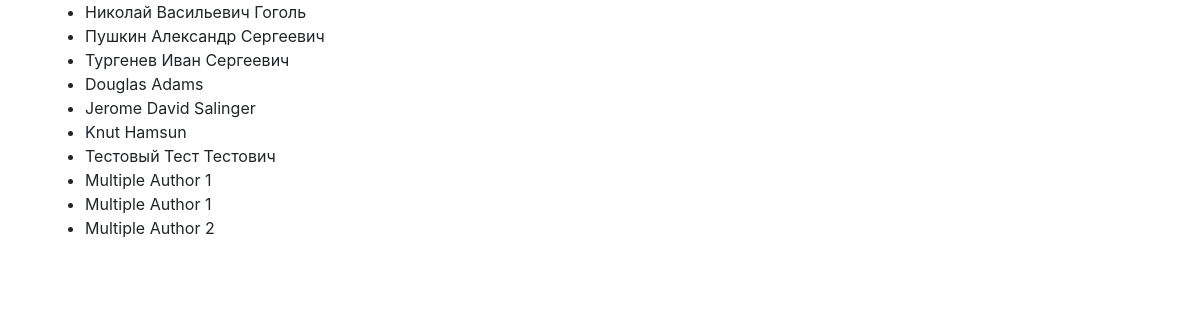
The app's page /authors with its own data.
### p_library/models.py (models this page shows, shortened)
class Author(models.Model):
    full_name = models.TextField()
    birth_year = models.SmallIntegerField()
    country = models.CharField(max_length=2)

### p_library/views.py (the view)
# urls.py: path('authors', AuthorList.as_view(), name='author_list'),
class AuthorList(ListView):
    model = Author
    template_name = 'authors_list.html'

### p_library/templates/authors_list.html (shortened to what this page needs)
{% extends "base.html" %}
{% block content %}
	<ul>
		{% for author in object_list %}
		    <li>{{ author.full_name }}</li>
		{% endfor %}
	</ul>
{% endblock %}

### records on screen
Author: full_name "Николай Васильевич Гоголь"
Author: full_name "Пушкин Александр Сергеевич"
Author: full_name "Тургенев Иван Сергеевич"
Author: full_name "Douglas Adams"
Author: full_name "Jerome David Salinger"
Author: full_name "Knut Hamsun"
Author: full_name "Тестовый Тест Тестович"
Author: full_name "Multiple Author 1"
Author: full_name "Multiple Author 1"
Author: full_name "Multiple Author 2"
